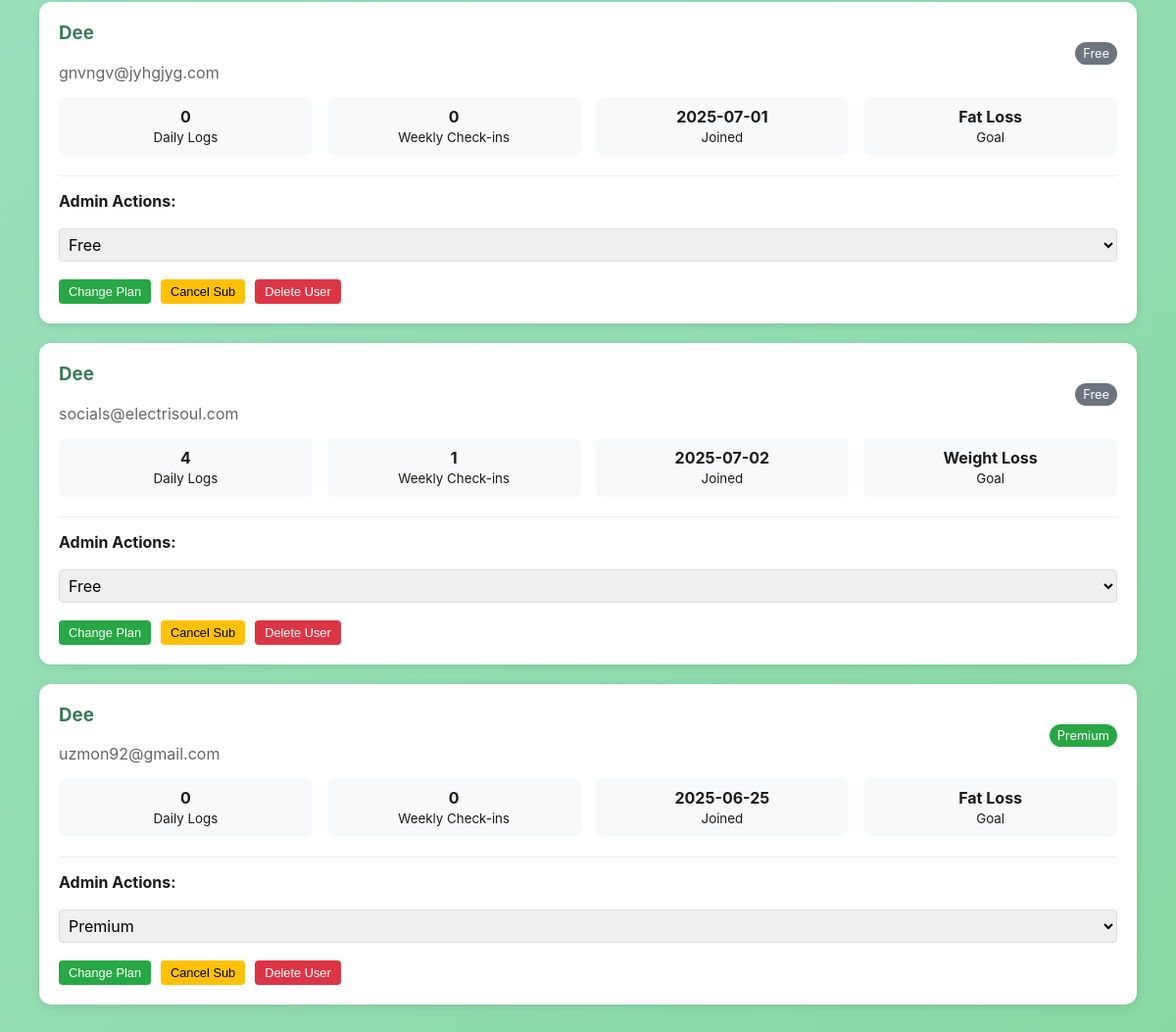
Before: /admin/dashboard (signed in, lower part) with the older database file.
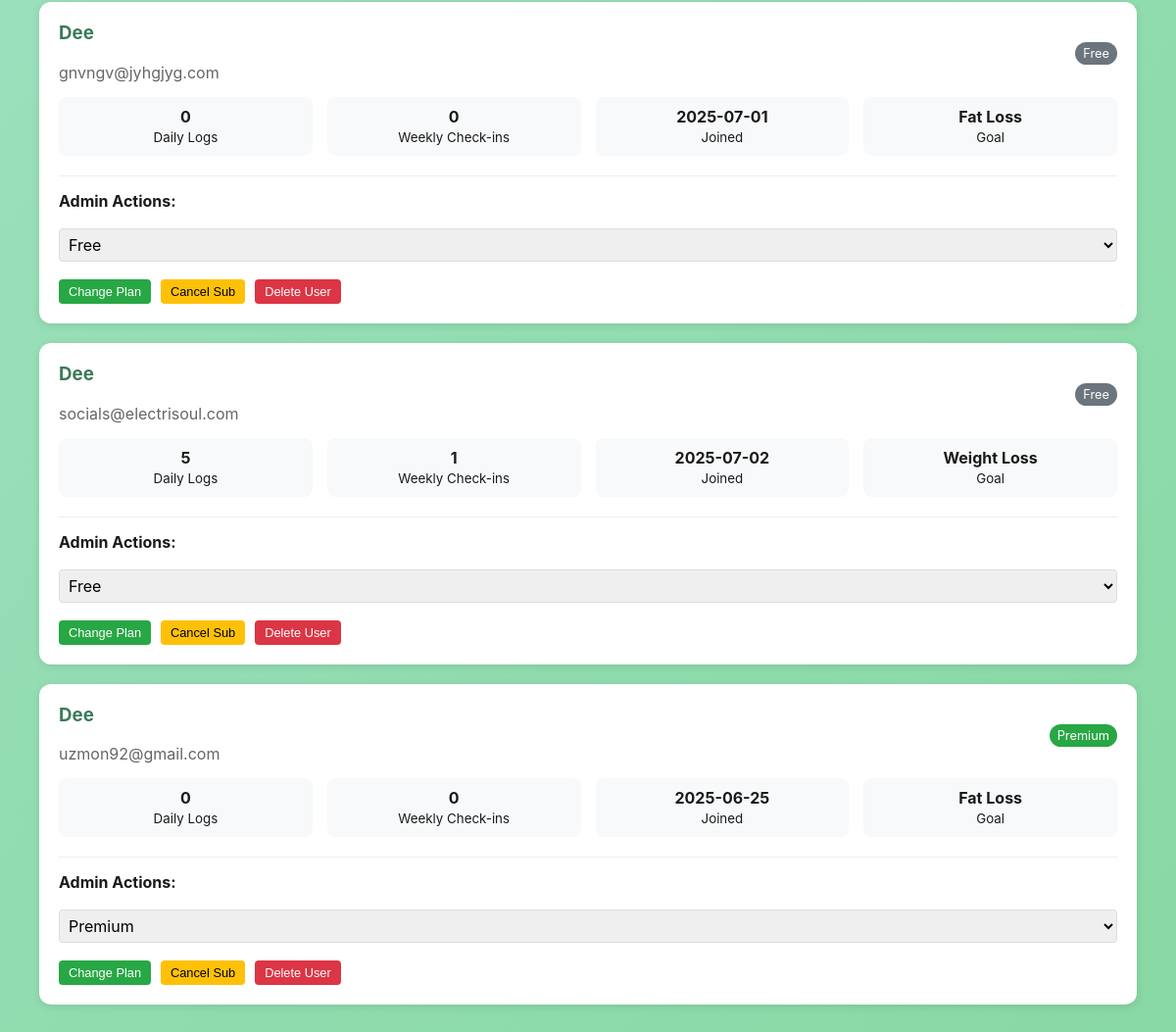
After: the same page with the newer database file.
### tables this page shows
CREATE TABLE users (
            email TEXT PRIMARY KEY,
            name TEXT NOT NULL,
            password TEXT NOT NULL,
            created_at TEXT NOT NULL,
            subscription_tier TEXT DEFAULT 'free',
            subscription_status TEXT DEFAULT 'active',
            stripe_customer_id TEXT,
            profile_data TEXT
        );

### main.py (the view)
@app.route('/admin/dashboard')
def admin_dashboard():
    if not session.get('admin_authenticated'):
        return redirect(url_for('admin_login'))
    from database import get_all_users
    users = get_all_users()
    return render_template('admin_dashboard.html', users=users)

### database.py (called while the page is built)
def get_all_users():
    conn = sqlite3.connect('fitness_app.db')
    cursor = conn.cursor()
    cursor.execute('SELECT email FROM users')
    user_emails = [row[0] for row in cursor.fetchall()]
    conn.close()
    users = []
    for email in user_emails:
        user = get_user(email)
        if user:
            users.append(user)
    return users

### templates/admin_dashboard.html (shortened to what this page needs)
<!DOCTYPE html>
<html lang="en">
<head>
    <link rel="stylesheet" href="{{ url_for('static', filename='style.css') }}">
</head>
<body>
    <div class="admin-container">
        <div class="users-grid">
            {% for user in users %}
            <div class="user-card">
                <div class="user-header">
                    <div>
                        <h3>{{ user.name|title }}</h3>
                        <p style="color: #666; margin: 0;">{{ user.email }}</p>
                    </div>
                    <div style="text-align: right;">
                        <span style="background: {% if user.subscription_tier == 'premium' %}#28a745{% else %}#6c757d{% endif %}; color: white; padding: 4px 8px; border-radius: 12px; font-size: 0.8rem;">
                            {{ user.subscription_tier|title }}
                        </span>
                    </div>
                </div>
                <div class="user-stats">
                    <div class="stat-item">
                        <div style="font-weight: bold;">{{ user.daily_logs|length if user.daily_logs else 0 }}</div>
                        <small>Daily Logs</small>
                    </div>
                    <div class="stat-item">
                        <div style="font-weight: bold;">{{ user.weekly_checkins|length if user.weekly_checkins else 0 }}</div>
                        <small>Weekly Check-ins</small>
                    </div>
                    <div class="stat-item">
                        <div style="font-weight: bold;">{{ user.created_at[:10] if user.created_at else 'N/A' }}</div>
                        <small>Joined</small>
                    </div>
                    <div class="stat-item">
                        <div style="font-weight: bold;">
                            {% if user.profile_data.goal %}{{ user.profile_data.goal|replace('_', ' ')|title }}{% else %}Not Set{% endif %}
                        </div>
                        <small>Goal</small>
                    </div>
                </div>
                <div style="margin-top: 20px; padding-top: 15px; border-top: 1px solid #eee;">
                    <strong>Admin Actions:</strong>
                    <div style="display: flex; gap: 10px; margin-top: 10px; flex-wrap: wrap;">
                        <select id="subscription-{{ loop.index }}" style="padding: 5px; border: 1px solid #ddd; border-radius: 4px;">
                            <option value="free" {% if user.subscription_tier == 'free' %}selected{% endif %}>Free</option>
                            <option value="premium" {% if user.subscription_tier == 'premium' %}selected{% endif %}>Premium</option>
                        </select>
                        <button onclick="changeSubscription('{{ user.email }}', document.getElementById('subscription-{{ loop.index }}').value)"
                                style="background: #28a745; color: white; border: none; padding: 5px 10px; border-radius: 4px; cursor: pointer; font-size: 0.8rem;">
                            Change Plan
                        </button>
                        <button onclick="cancelUser('{{ user.email }}')"
                                style="background: #ffc107; color: black; border: none; padding: 5px 10px; border-radius: 4px; cursor: pointer; font-size: 0.8rem;">
                            Cancel Sub
                        </button>
                        <button onclick="if(confirm('Are you sure you want to delete this user? This cannot be undone.')) deleteUser('{{ user.email }}')"
                                style="background: #dc3545; color: white; border: none; padding: 5px 10px; border-radius: 4px; cursor: pointer; font-size: 0.8rem;">
                            Delete User
                        </button>
                    </div>
                </div>
            </div>
            {% endfor %}
        </div>
    </div>
</body>
</html>

### static/style.css (style rules this page uses)
* { box-sizing: border-box; }
body { font-family: 'Inter', -apple-system, BlinkMacSystemFont, 'Segoe UI', sans-serif; margin: 0; padding: 20px; background: linear-gradient(135deg, #A8E6CF 0%, #88D8A3 100%); min-height: 100vh; color: #1a1a1a; }
h3 { color: #3B7A57; margin-top: 0; }
p { text-align: center; color: #666; margin-bottom: 30px; }
input, textarea, select { width: 100%; padding: 16px; border: 2px solid #e5e5e5; border-radius: 12px; font-size: 16px; font-family: 'Inter', sans-serif; margin: 8px 0; }

### templates/admin_dashboard.html (style rules this page uses)
.admin-container { max-width: 1200px; margin: 0 auto; padding: 20px; }
.users-grid { display: grid; gap: 20px; }
.user-card { background: white; padding: 20px; border-radius: 12px; box-shadow: 0 2px 8px rgba(0,0,0,0.1); }
.user-header { display: flex; justify-content: space-between; align-items: center; margin-bottom: 15px; }
.user-stats { display: grid; grid-template-columns: repeat(auto-fit, minmax(120px, 1fr)); gap: 15px; margin-top: 15px; }
.stat-item { text-align: center; padding: 10px; background: #f8f9fa; border-radius: 8px; }

Changed rows visible on the page:
changed users "socials@electrisoul.com": daily_logs|length "4" → "5"
